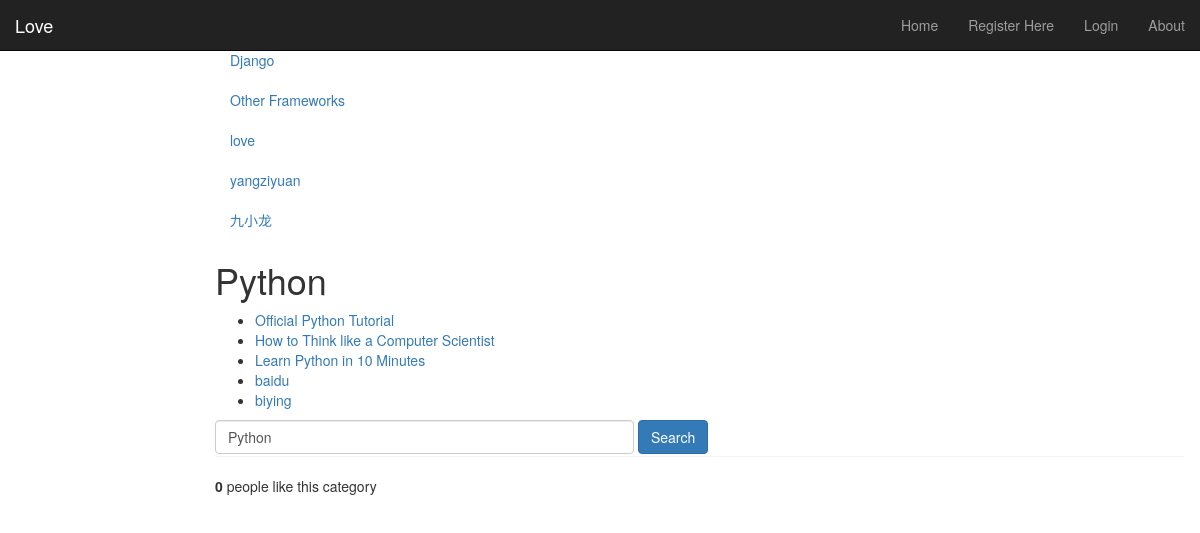
Before: /love/category/python/ with the older database file.
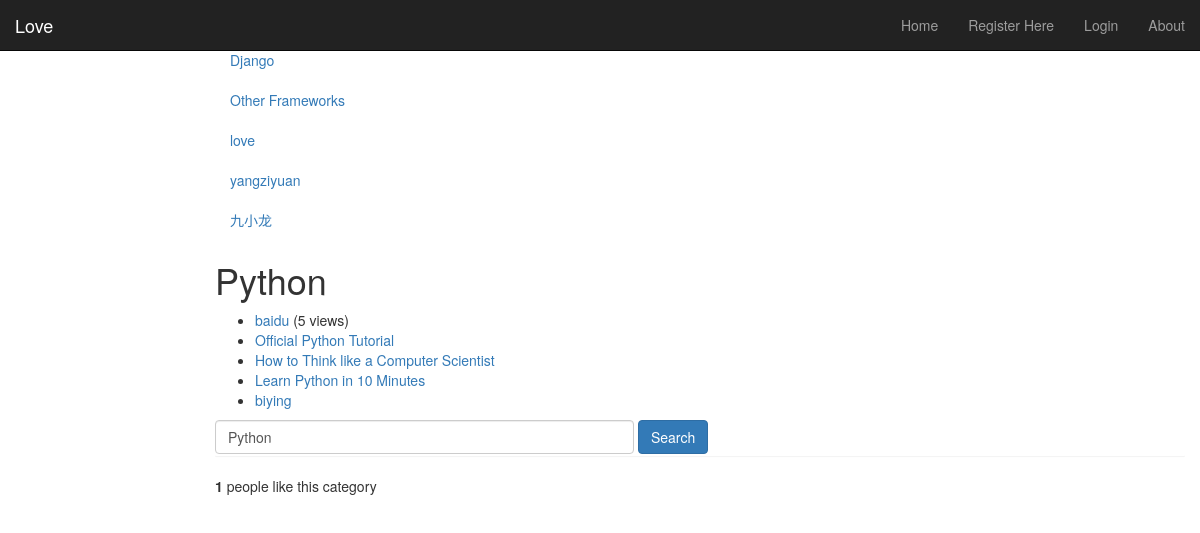
After: the same page with the newer database file.
### love/models.py (models this page shows, shortened)
class Category(models.Model):
    name = models.CharField(max_length=128, unique=True)
    views = models.IntegerField(default=0)
    likes = models.IntegerField(default=0)
    slug = models.SlugField(unique=True)

class Page(models.Model):
    category = models.ForeignKey(Category)
    title = models.CharField(max_length=128)
    url = models.URLField()
    views = models.IntegerField(default=0)

### love/views.py (the view)
# urls.py: url(r'^category/(?P<category_name_slug>[\w\-]+)/$', views.category, name='category'),
def category(request, category_name_slug):
    context_dict = {}
    context_dict['result_list'] = None
    context_dict['query'] = None
    if request.method == 'POST':
        query = request.POST['query'].strip()
        if query:
            result_list = run_query(query)
            context_dict['result_list'] = result_list
            context_dict['query'] = query
    try:
        category = Category.objects.get(slug=category_name_slug)
        context_dict['category_name'] = category.name
        pages = Page.objects.filter(category=category).order_by('-views')
        context_dict['pages'] = pages
        context_dict['category'] = category
        context_dict['category_name_slug'] = category_name_slug
    except Category.DoesNotExist:
        pass
    if not context_dict['query']:
        context_dict['query'] = category.name
    return render(request, 'love/category.html', context_dict)

### love/templatetags/love_extras.py (called while the page is built)
@register.inclusion_tag('love/cats.html')
def get_category_list(cat=None):
    return {'cats': Category.objects.all(), 'act_cat': cat}

### templates/love/category.html (shortened to what this page needs)
{% extends 'base.html' %}
{% load staticfiles %}
{% block body_block %}
        <h1>{{ category_name }}</h1>
        {% if category %}
            {% if pages %}
            <ul>
                {% for page in pages %}
                <li>
                <a href="{% url 'goto' %}?page_id={{page.id}}">{{ page.title }}</a>
                {% if page.views > 1 %}
                    ({{ page.views }} views)
                {% elif page.views == 1 %}
                    ({{ page.views }} view)
                </li>
        {% endif %}
                {% endfor %}
            </ul>
            {% else %}
                <strong>No pages currently in category.</strong>
            {% endif %}
        {% else %}
            The specified category {{ category_name }} does not exist!
        {% endif %}
        <form class="form-inline" id="user_form" method="post" action="{% url 'category'  category.slug %}">
          <input class="form-control" type="text" size="50" name="query" value="{{query}}" id="query" />
          <input class="btn btn-primary" type="submit" name="submit" value="Search" />
        </form>
        <div class="panel">
        </div>
        <p>
            <strong id="like_count">{{ category.likes }}</strong> people like this category
        </p>
{% endblock %}

### templates/base.html (shortened to what this page needs)
<!DOCTYPE html>
{% load staticfiles %}
<html lang="en">
  <head>
    <link href="{% static 'css/bootstrap.min.css' %}" rel="stylesheet">
    <link href="http://getbootstrap.com/examples/dashboard/dashboard.css" rel="stylesheet">
  </head>
  <body>
    <div class="navbar navbar-inverse navbar-fixed-top" role="navigation">
      <div class="container-fluid">
        <div class="navbar-header">
          <a class="navbar-brand" href="/love/">Love</a>
        </div>
        <div class="navbar-collapse collapse">
          <ul class="nav navbar-nav navbar-right">
                <li><a href="{% url 'index' %}">Home</a></li>
                    {% if user.is_authenticated %}
                        <li><a href="{% url 'restricted' %}">Restricted Page</a></li>
                        <li><a href="{% url 'logout' %}?next=/love/">Logout</a></li>
                        <li><a href="{% url 'add_category' %}">Add a New Category</a></li>
                    {% else %}
                        <li><a href="{% url 'register' %}">Register Here</a></li>
                        <li><a href="{% url 'login' %}">Login</a></li>
                    {% endif %}
                        <li><a href="{% url 'about' %}">About</a></li>
              </ul>
        </div>
      </div>
    </div>
    <div class="container-fluid">
      <div class="row">
        <div class="col-sm-3 col-md-2 sidebar">
                {% block side_block %}
                    {% load love_extras %}
                    {% get_category_list category %}
                {% endblock %}
        </div>
        <div class="col-sm-9 col-sm-offset-3 col-md-10 col-md-offset-2 main">
           <div>
                {% block body_block %}{% endblock %}
                </div>
        </div>
      </div>
    </div>
  </body>
</html>

### templates/love/cats.html
{% if cats %}
    <ul class="nav nav-sidebar">
    {% for c in cats %}
        {% if c == act_cat %}
            <li  class="active" ><a href="/love/category/{{ c.slug }}">{{ c.name }}</a></li>
            {% else  %}
            <li><a href="/love/category/{{ c.slug }}">{{ c.name }}</a></li>
        {% endif %}
    {% endfor %}
{% else %}
    <li> <strong >There are no category present.</strong></li>
    </ul>
{% endif %}

Changed rows visible on the page:
changed Category "Python": likes "0" → "1"
changed Page "baidu": views (not shown) → "5"; moves up the list
